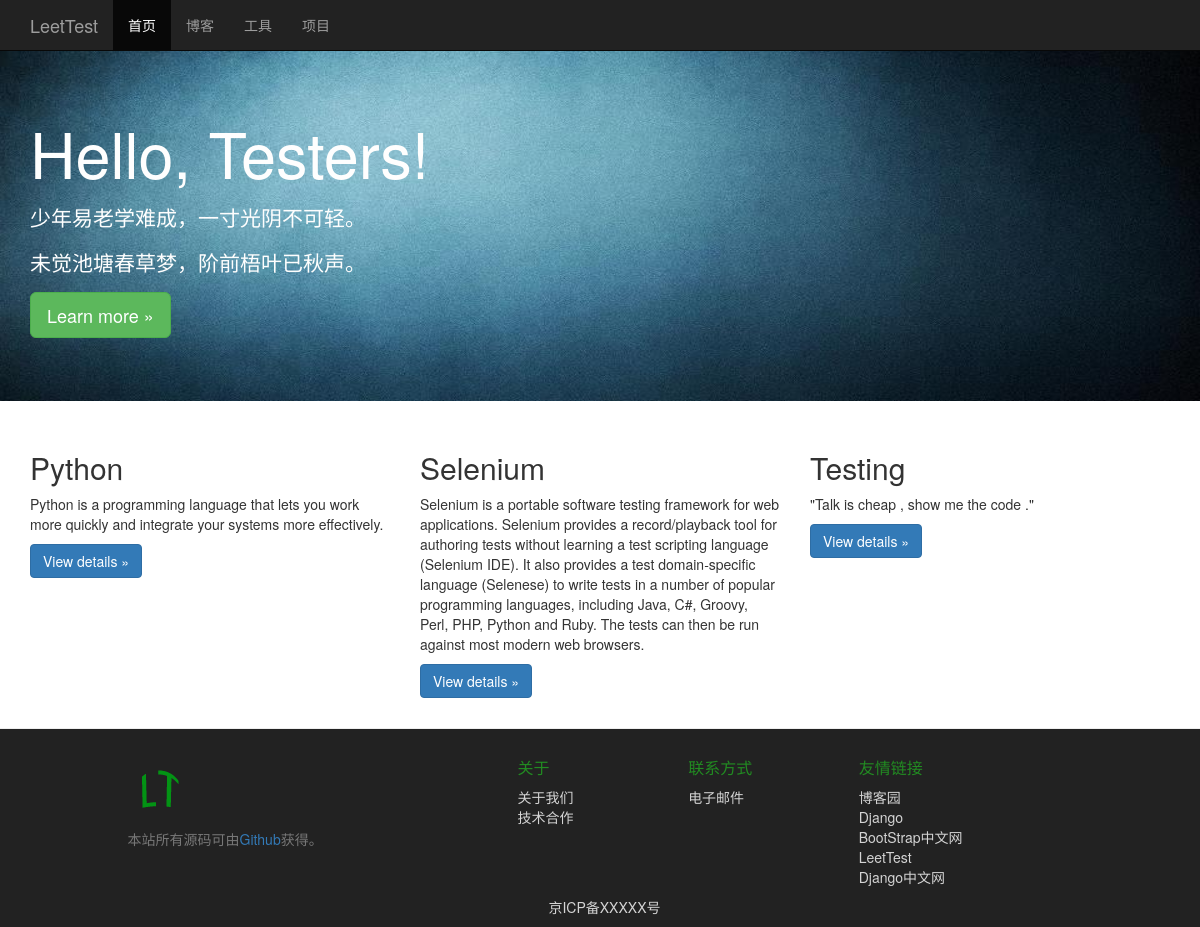
The page / on the database its author committed.
### index/models.py (models this page shows, shortened)
class Block(models.Model):
	name = models.CharField(max_length=50)
	description = models.CharField(max_length=500)
	url=models.CharField(max_length=100)

### index/views.py (the view)
# urls.py: url('^$','index.views.index'),
def index(req):
	blocks=Block.objects.all().order_by("-id")
	return render_to_response("index.html",locals())

### index/templates/index.html (shortened to what this page needs)
{% extends "base.html" %}
{% block active-index %}
  class="active"
{% endblock %}
{% block css %}
    <link href="/static/css/index.css" rel="stylesheet">
{% endblock %}
{% block content %}
    <div class="jumbotron">
      <div class="container">
        <h1>Hello, Testers!</h1>
        <p>少年易老学难成，一寸光阴不可轻。 </p>
        <p>未觉池塘春草梦，阶前梧叶已秋声。</p>
        <p><a class="btn btn-lg btn-success" href="/blog" role="button">Learn more &raquo;</a></p>
      </div>
    </div>
    <div class="container">
      <div class="row">
        {% for block in blocks%}
        <div class="col-md-4">
          <h2>{{block.name}}</h2>
          <p>{{block.description}}</p>
          <p><a class="btn btn-primary" href="{{block.url}}" role="button">View details &raquo;</a></p>
        </div>
        {% endfor%}
      </div>
    </div>
{% endblock %}

### static/css/base.css (style rules this page uses)
body { padding-top: 50px; }

### static/css/index.css (style rules this page uses)
.jumbotron { background: url(/static/images/banner0.png) repeat 0 0; background-size:100% 100%; color: #FEFEFE }

### rows shown on the page
Block: name "Python", description "Python is a programming language that lets you work more quickly and integrate your systems more effectively."
Block: name "Selenium", description "Selenium is a portable software testing framework for web applications. Selenium provides a record/playback tool for authoring tests without learning a test scripting language (Selenium IDE). It also provides a test domain-specific language (Selenese) to write tests in a number of popular programming languages, including Java, C#, Groovy, Perl, PHP, Python and Ruby. The tests can then be run against most modern web browsers."
Block: name "Testing", description "\"Talk is cheap , show me the code .\""
